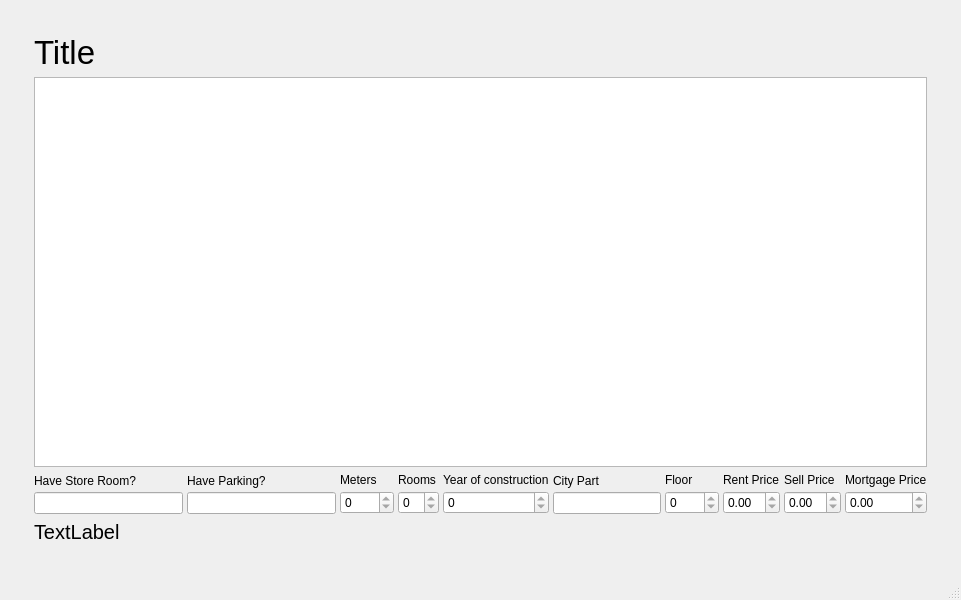
<?xml version="1.0" encoding="UTF-8"?>
<ui version="4.0">
 <class>MainWindow</class>
 <widget class="QMainWindow" name="MainWindow">
  <property name="enabled">
   <bool>true</bool>
  </property>
  <property name="geometry">
   <rect>
    <x>0</x>
    <y>0</y>
    <width>961</width>
    <height>600</height>
   </rect>
  </property>
  <property name="windowTitle">
   <string>MainWindow</string>
  </property>
  <widget class="QWidget" name="centralwidget">
   <layout class="QVBoxLayout" name="verticalLayout_2">
    <item>
     <layout class="QVBoxLayout" name="verticalLayout">
      <property name="leftMargin">
       <number>25</number>
      </property>
      <property name="topMargin">
       <number>25</number>
      </property>
      <property name="rightMargin">
       <number>25</number>
      </property>
      <property name="bottomMargin">
       <number>25</number>
      </property>
      <item>
       <widget class="QLabel" name="AdTitle">
        <property name="font">
         <font>
          <pointsize>25</pointsize>
         </font>
        </property>
        <property name="text">
         <string>Title</string>
        </property>
       </widget>
      </item>
      <item>
       <widget class="QTextBrowser" name="AdMessage">
        <property name="font">
         <font>
          <pointsize>15</pointsize>
         </font>
        </property>
       </widget>
      </item>
      <item>
       <layout class="QHBoxLayout" name="horizontalLayout_2">
        <property name="spacing">
         <number>4</number>
        </property>
        <item>
         <layout class="QVBoxLayout" name="verticalLayout_9">
          <item>
           <widget class="QLabel" name="label_6">
            <property name="text">
             <string>Have Store Room?</string>
            </property>
           </widget>
          </item>
          <item>
           <widget class="QLineEdit" name="StoreRoomLine">
            <property name="readOnly">
             <bool>true</bool>
            </property>
           </widget>
          </item>
         </layout>
        </item>
        <item>
         <layout class="QVBoxLayout" name="verticalLayout_10">
          <item>
           <widget class="QLabel" name="label_7">
            <property name="text">
             <string>Have Parking?</string>
            </property>
           </widget>
          </item>
          <item>
           <widget class="QLineEdit" name="ParkingLine">
            <property name="readOnly">
             <bool>true</bool>
            </property>
           </widget>
          </item>
         </layout>
        </item>
        <item>
         <layout class="QVBoxLayout" name="verticalLayout_4">
          <item>
           <widget class="QLabel" name="label_2">
            <property name="text">
             <string>Meters</string>
            </property>
           </widget>
          </item>
          <item>
           <widget class="QSpinBox" name="MeterSpin">
            <property name="readOnly">
             <bool>true</bool>
            </property>
            <property name="maximum">
             <number>1000</number>
            </property>
           </widget>
          </item>
         </layout>
        </item>
        <item>
         <layout class="QVBoxLayout" name="verticalLayout_5">
          <item>
           <widget class="QLabel" name="label_3">
            <property name="text">
             <string>Rooms</string>
            </property>
           </widget>
          </item>
          <item>
           <widget class="QSpinBox" name="RoomSpin">
            <property name="readOnly">
             <bool>true</bool>
            </property>
           </widget>
          </item>
         </layout>
        </item>
        <item>
         <layout class="QVBoxLayout" name="verticalLayout_6">
          <item>
           <widget class="QLabel" name="label_4">
            <property name="text">
             <string>Year of construction</string>
            </property>
           </widget>
          </item>
          <item>
           <widget class="QSpinBox" name="YearSpin">
            <property name="readOnly">
             <bool>true</bool>
            </property>
           </widget>
          </item>
         </layout>
        </item>
        <item>
         <layout class="QVBoxLayout" name="verticalLayout_3">
          <item>
           <widget class="QLabel" name="label">
            <property name="text">
             <string>City Part</string>
            </property>
           </widget>
          </item>
          <item>
           <widget class="QLineEdit" name="CityPartLine">
            <property name="sizePolicy">
             <sizepolicy hsizetype="Minimum" vsizetype="Fixed">
              <horstretch>0</horstretch>
              <verstretch>0</verstretch>
             </sizepolicy>
            </property>
            <property name="readOnly">
             <bool>true</bool>
            </property>
           </widget>
          </item>
         </layout>
        </item>
        <item>
         <layout class="QVBoxLayout" name="verticalLayout_7">
          <item>
           <widget class="QLabel" name="label_5">
            <property name="text">
             <string>Floor</string>
            </property>
           </widget>
          </item>
          <item>
           <widget class="QSpinBox" name="FloorSpin">
            <property name="readOnly">
             <bool>true</bool>
            </property>
            <property name="maximum">
             <number>1000</number>
            </property>
           </widget>
          </item>
         </layout>
        </item>
        <item>
         <layout class="QVBoxLayout" name="verticalLayout_12">
          <item>
           <widget class="QLabel" name="RentLabel">
            <property name="text">
             <string>Rent Price</string>
            </property>
           </widget>
          </item>
          <item>
           <widget class="QDoubleSpinBox" name="RentPrice">
            <property name="readOnly">
             <bool>true</bool>
            </property>
           </widget>
          </item>
         </layout>
        </item>
        <item>
         <layout class="QVBoxLayout" name="verticalLayout_8">
          <item>
           <widget class="QLabel" name="SellLabel">
            <property name="text">
             <string>Sell Price</string>
            </property>
           </widget>
          </item>
          <item>
           <widget class="QDoubleSpinBox" name="SellPrice">
            <property name="readOnly">
             <bool>true</bool>
            </property>
           </widget>
          </item>
         </layout>
        </item>
        <item>
         <layout class="QVBoxLayout" name="verticalLayout_11">
          <item>
           <widget class="QLabel" name="MortLabel">
            <property name="text">
             <string>Mortgage Price</string>
            </property>
           </widget>
          </item>
          <item>
           <widget class="QDoubleSpinBox" name="MortPrice">
            <property name="readOnly">
             <bool>true</bool>
            </property>
           </widget>
          </item>
         </layout>
        </item>
       </layout>
      </item>
      <item>
       <widget class="QLabel" name="Writer">
        <property name="font">
         <font>
          <pointsize>15</pointsize>
         </font>
        </property>
        <property name="text">
         <string>TextLabel</string>
        </property>
       </widget>
      </item>
     </layout>
    </item>
   </layout>
  </widget>
  <widget class="QMenuBar" name="menubar">
   <property name="geometry">
    <rect>
     <x>0</x>
     <y>0</y>
     <width>961</width>
     <height>30</height>
    </rect>
   </property>
  </widget>
  <widget class="QStatusBar" name="statusbar"/>
 </widget>
 <resources/>
 <connections/>
</ui>
